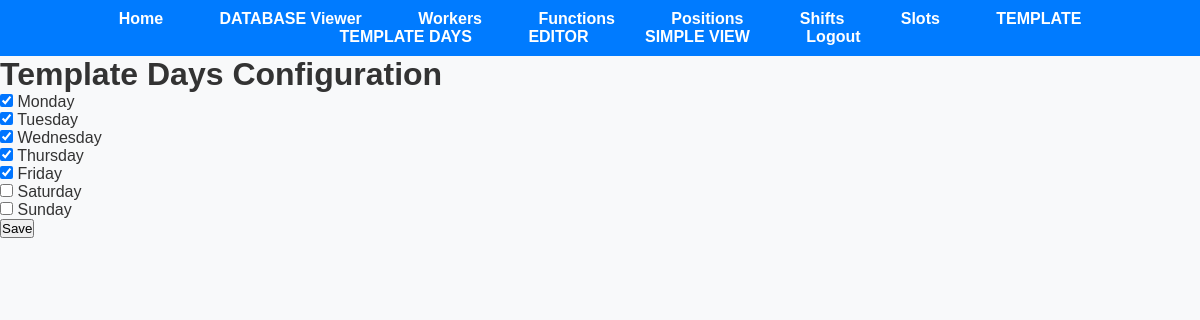
The app's page /template_days (signed in), older data.
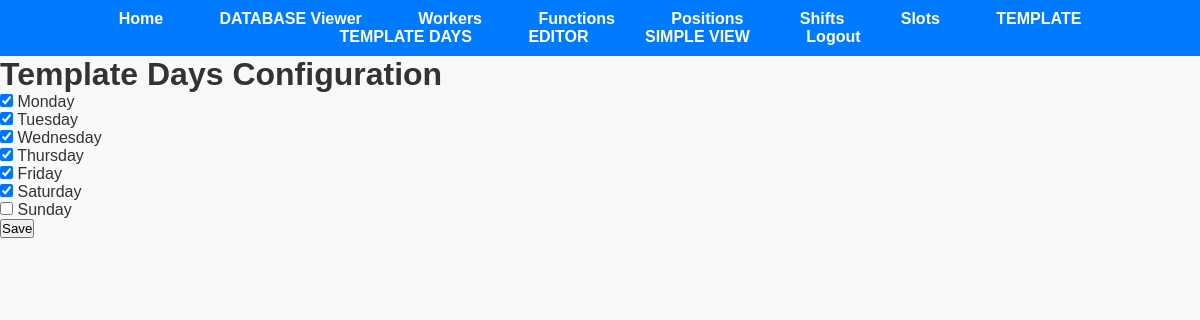
The same page, newer data.
### app.py (models this page shows, shortened)
class ActiveDaysTemplate(db.Model):
    id = db.Column(db.Integer, primary_key=True)
    user_id = db.Column(db.Integer, db.ForeignKey('user.id'), nullable=False)
    monday = db.Column(db.Boolean, nullable=False, default=True)
    tuesday = db.Column(db.Boolean, nullable=False, default=True)
    wednesday = db.Column(db.Boolean, nullable=False, default=True)
    thursday = db.Column(db.Boolean, nullable=False, default=True)
    friday = db.Column(db.Boolean, nullable=False, default=True)
    saturday = db.Column(db.Boolean, nullable=False, default=True)
    sunday = db.Column(db.Boolean, nullable=False, default=True)
    user = db.relationship('User', backref=db.backref('active_days_templates', lazy=True))

### app.py (the view, shortened to what this page needs)
@app.route('/template_days', methods=['GET', 'POST'])
@login_required
@employer_required
def template_days():
    user_id = current_user.id
    active_days_template = ActiveDaysTemplate.query.filter_by(user_id=user_id).first()
    if not active_days_template:
        active_days_template = ActiveDaysTemplate(user_id=user_id)
    return render_template('template_days.html', active_days_template=active_days_template)

### app.py (called while the page is built)
@login_manager.user_loader
def load_user(user_id):
    return User.query.get(int(user_id))

def employer_required(func):
    @wraps(func)
    def decorated_function(*args, **kwargs):
        if not current_user.is_authenticated:
            flash('You must be logged in to view this page.', 'error')
            return redirect(url_for('login'))
        if current_user.role != 'employer':
            flash('You do not have permission to view this page.', 'error')
            return redirect('/')
        return func(*args, **kwargs)
    return decorated_function

### templates/template_days.html (shortened to what this page needs)
<!DOCTYPE html>
<html lang="en">
<head>
    <link rel="stylesheet" href="{{ url_for('static', filename='styles.css') }}">
</head>
<body>
    {% include 'navbar.html' %}
    <h1>Template Days Configuration</h1>
    <form method="post" action="{{ url_for('template_days') }}">
        <label><input type="checkbox" name="monday" {% if active_days_template.monday %}checked{% endif %}> Monday</label><br>
        <label><input type="checkbox" name="tuesday" {% if active_days_template.tuesday %}checked{% endif %}> Tuesday</label><br>
        <label><input type="checkbox" name="wednesday" {% if active_days_template.wednesday %}checked{% endif %}> Wednesday</label><br>
        <label><input type="checkbox" name="thursday" {% if active_days_template.thursday %}checked{% endif %}> Thursday</label><br>
        <label><input type="checkbox" name="friday" {% if active_days_template.friday %}checked{% endif %}> Friday</label><br>
        <label><input type="checkbox" name="saturday" {% if active_days_template.saturday %}checked{% endif %}> Saturday</label><br>
        <label><input type="checkbox" name="sunday" {% if active_days_template.sunday %}checked{% endif %}> Sunday</label><br>
        <button type="submit">Save</button>
    </form>
</body>
</html>

### templates/navbar.html (shortened to what this page needs)
<nav>
    <ul>
        <li><a href="/">Home</a></li>
        {% if current_user.is_authenticated and current_user.role == 'employer' %}
        <li><a href="/database_viewer">DATABASE Viewer</a></li>
        <li><a href="/workers">Workers</a></li>
        <li><a href="/functions">Functions</a></li>
        <li><a href="/positions">Positions</a></li>
        <li><a href="/shifts">Shifts</a></li>
        <li><a href="/slots">Slots</a></li>
        <li><a href="/template">TEMPLATE</a></li>
        <li><a href="/template_days">TEMPLATE DAYS</a></li>
        <li><a href="/editor">EDITOR</a></li>
        <li><a href="/simple_view">SIMPLE VIEW</a></li>
        {% endif %}
        {% if not current_user.is_authenticated %}
        <li><a href="/login">Login</a></li>
        <li><a href="/register">Register</a></li>
        {% else %}
        <li><a href="/logout">Logout</a></li>
        {% endif %}
    </ul>
</nav>

### static/styles.css (style rules this page uses)
* { margin: 0; padding: 0; box-sizing: border-box; }
body { font-family: Arial, sans-serif; background-color: #f8f9fa; color: #333; }
nav { background-color: #007bff; padding: 10px 0; }
nav ul { list-style-type: none; text-align: center; }
nav ul li { display: inline-block; margin: 0 10px; }
nav ul li a { color: #fff; text-decoration: none; font-weight: bold; padding: 8px 16px; border-radius: 5px; transition: background-color 0.3s ease; }

Row changes from the older to the newer data that the page shows:
changed ActiveDaysTemplate: saturday "☐" → "☑"
